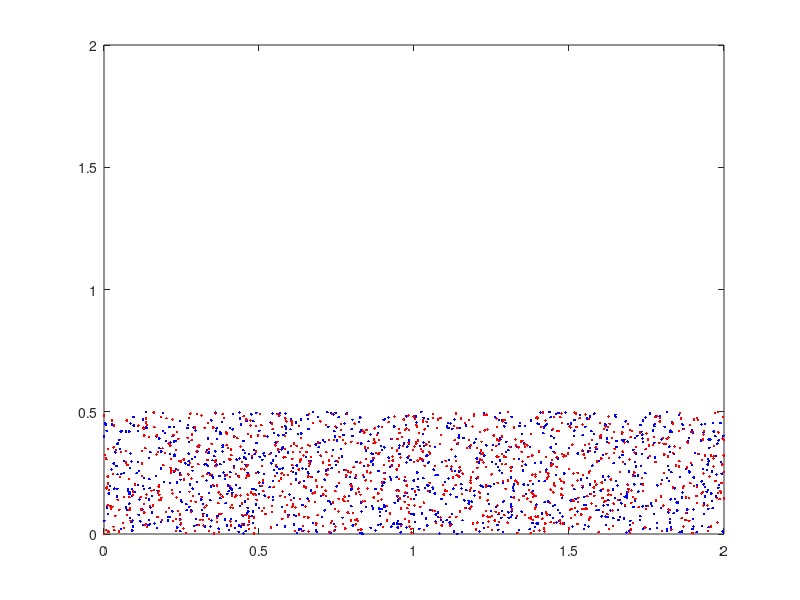

MATLAB code to generate this figure:
clear all
close all


    
%% Parte I
    n = 4;
    teta = (2 * pi)/n;      %ângulos internos do polígono
    vetor = [-1,0];
    p = [1,1];             %matriz com as coordenadas de um dos vértices
    mtx = [cos(teta), -sin(teta); sin(teta), cos(teta)]; %matriz mudança de base
    angle = 0:pi/100:2*pi;

    for count = 2:n+1
        p(count, :) = p(count-1,:) + vetor;
        vetor = vetor * mtx;
        
    end
    trans = p';                   %matriz transposta
    x = trans(1,:);       
    y = trans(2,:);
    
    plot(x,y,"o-k")
    
    
    %% Translação
    
        v_translation = [1,1];
        
        for i = 0:5
            plot(x+i,y+i,"o-k")
            axis([-2 11 -2 8])
            pause(1)
            
        end

    %% Rotação
        alfa = pi/6;
        mtx_2 = [cos(alfa), -sin(alfa); sin(alfa), cos(alfa)];
        p_copia = p;
        plot(x,y,"o-k")
        axis ([-10 12 -10 12])
        pause(1)
        for i = 0:5
            p_copia = p_copia * mtx_2;
            trans_2 = p_copia';
            x_2 = trans_2(1,:);
            y_2 = trans_2(2,:);
            plot(x_2, y_2, "o-k")
            axis ([-10 12 -10 12])
            grid on
            
            pause(1)
            
        end

	%% Ampliação
        M = [3 0; 0 1];
        i = M*trans;
        i_3 = i';
        x_3 = i_3(1,:);
        y_3 = i_3(2,:);
        plot(x_3,y_3,"o-k")
        
    %% Redução
    
    
    
    
    
    
    %% Distorção
    
    
    
    
    
%% Parte II

% a)

    M_=[2,0;0,1/2];
    N = 2000;
    R = rand(2,N);
    M_blue = [];
    M_red = [];
    x_ = R(:,1);
    y_ = R(:,2);
    %plot(x_,y_,".")
    axis([0 1.2 0 1.2])


    for i = 1:length(R)
        blue = length(M_blue);
        red = length(M_red);
        if R(2,i)<0.5
            M_blue(:,blue+1) = R(:,i);
        else
            M_red(:,red+1) = R(:,i);
        end
    end



    M_A2 = [2,0;0,1/2];
    M_Translacao = [-1;1/2];


    for i = 1:20

        plot(M_blue(1,:),M_blue(2,:),'.b')
        hold on
        plot(M_red(1,:),M_red(2,:),".r")
        hold off
        axis([0 2 0 2])
        pause(1)      

        M_blue =  M_A2*M_blue ;
        M_red = M_A2*M_red  ;

        plot(M_blue(1,:),M_blue(2,:),'.b')
        hold on
        plot(M_red(1,:),M_red(2,:),".r")
        hold off
        axis([0 2 0 2])
        pause(1)      



        for j = 1:length(M_blue)
            if M_blue (1,j) >= 1
                M_blue(:,j) = M_blue(:,j) + M_Translacao;
            end
        end
        for k = 1:length(M_red)
            if M_red (1,k) >= 1
                M_red(:,k) = M_red(:,k) + M_Translacao;

            end
        end
    end



                
                
                
                
                
                
                
                
                